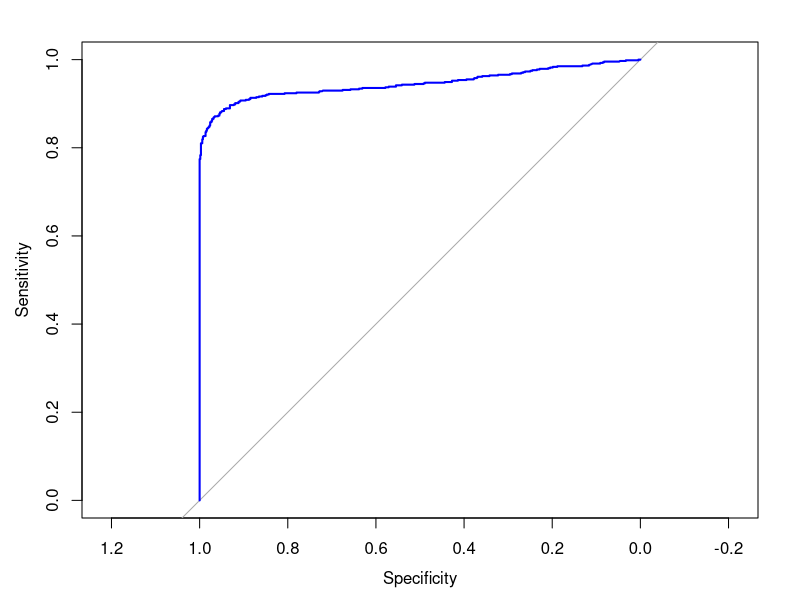
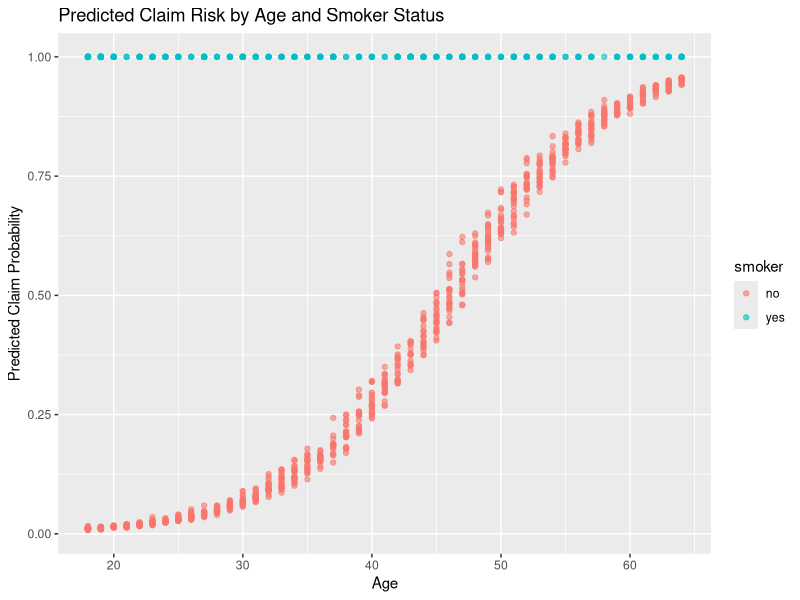

These figures' R source, in order:
# Load libraries
library(ggplot2)
library(dplyr)
library(pROC)

# Load data
insurance <- read.csv("insurance_cleaned_final.csv")

# Convert character variables to factors
insurance$smoker <- as.factor(insurance$smoker)
insurance$claim_made <- as.factor(insurance$claim_made)

# Fit logistic regression model
model <- glm(claim_made ~ age + bmi + smoker, data = insurance, family = "binomial")

# Summary
summary(model)
# Predict probabilities
insurance$predicted_prob <- predict(model, type = "response")

# Classify
insurance$predicted_class <- ifelse(insurance$predicted_prob > 0.5, 1, 0)

# Accuracy
accuracy <- mean(insurance$predicted_class == insurance$claim_made)
print(paste("Model Accuracy:", round(accuracy * 100, 2), "%"))

# ROC Curve
roc_obj <- roc(insurance$claim_made, insurance$predicted_prob)
plot(roc_obj, col = "blue")
auc(roc_obj)
ggplot(insurance, aes(x = age, y = predicted_prob, color = smoker)) +
  geom_point(alpha = 0.6) +
  labs(title = "Predicted Claim Risk by Age and Smoker Status",
       x = "Age", y = "Predicted Claim Probability")


